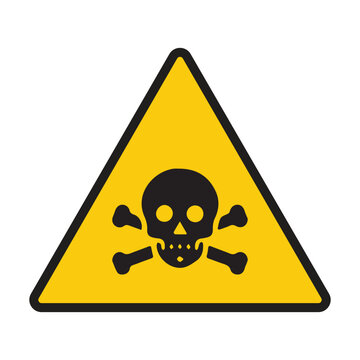
#> input picture poisonous.jpg, 360 x 360 px
$ python -i edgeDetection.py   (imports and definitions only)
#> lines starting #> are read from the running program, lines starting #| are printed output that depends on the picture; after the words box and inside, x2 and y2 are one past the last pixel; in counts of white or black regions, pixels touching at a corner belong together
import cv2
import numpy as np
from matplotlib import pyplot as plt
import os

def preprocess_image(image_path):
    # Load image
#> called with image_path = 'poisonous.jpg'
    image = cv2.imread(image_path)
#> image is the input picture: shape (360, 360, 3); mean B, G, R 175.3, 217.2, 228

    # Convert image to grayscale
    gray_image = cv2.cvtColor(image, cv2.COLOR_BGR2GRAY)
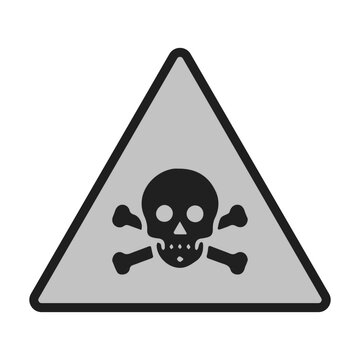
#> gray_image: shape (360, 360); min 3, max 255, mean 215.6

    # Apply Gaussian blur to reduce noise
    blurred_image = cv2.GaussianBlur(gray_image, (5, 5), 0)
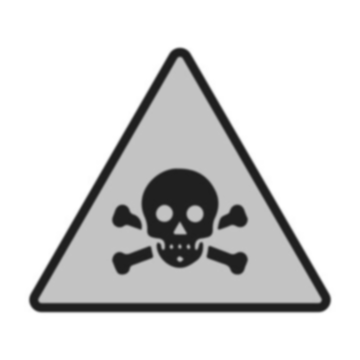
#> blurred_image: shape (360, 360); min 29, max 255, mean 215.7

    # Perform Canny edge detection
    edges = cv2.Canny(blurred_image, 50,150)
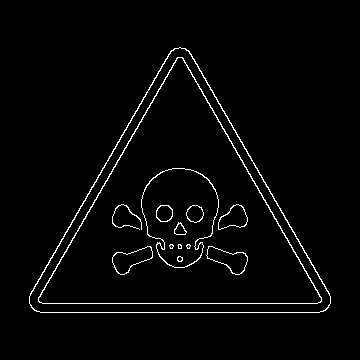
#> edges: shape (360, 360); 2.5% white in thin lines or dots, all inside (x1, y1, x2, y2) = (29, 47, 331, 313)
    # cv2.imshow("edge",edges)

    return edges, image  # Returning edges and original image for contour drawing


def extract_geometrical_features(edges):
    # Find contours in the edge-detected image
    contours, _ = cv2.findContours(edges, cv2.RETR_EXTERNAL, cv2.CHAIN_APPROX_SIMPLE)

    return contours


def finding_edges():
    # Example image path (replace with an actual path to your image)

    image_path = "./uploads/capSizeImage.jpg"
    # Step 1: Preprocess image (convert to grayscale, apply blur, and detect edges)
    edges, original_image = preprocess_image(image_path)

    # Step 2: Extract geometric features (aspect ratio, area, perimeter, compactness)
    contours = extract_geometrical_features(edges)
    print(f"contours: {len(contours)}")

    #    # Display the extracted features
    #    print("Extracted features:", features)

    # Optionally, visualize the contours on the original image

    gray_original_image = cv2.cvtColor(original_image, cv2.COLOR_BGR2GRAY)
    gray_original_image_to_BGR = cv2.cvtColor(gray_original_image, cv2.COLOR_GRAY2BGR)

    for contour in contours:
        cv2.drawContours(gray_original_image_to_BGR, [contour], -1, (0, 255, 0), 3)  # Draw contours in green

    # Show the image with contours

    # Example image (assuming it's a numpy array)
    #imageSaved = cv2.imread(imageWithContours)

    cv2.imwrite(f"./uploads/capSizeImage_grayScaled.png",gray_original_image_to_BGR)

    original_image_rgb = cv2.cvtColor(original_image, cv2.COLOR_BGR2RGB)
    # plt.imshow(original_image_rgb)
    # plt.title('Contours on Original Image')
    # plt.show()

>>> result = preprocess_image('poisonous.jpg')
